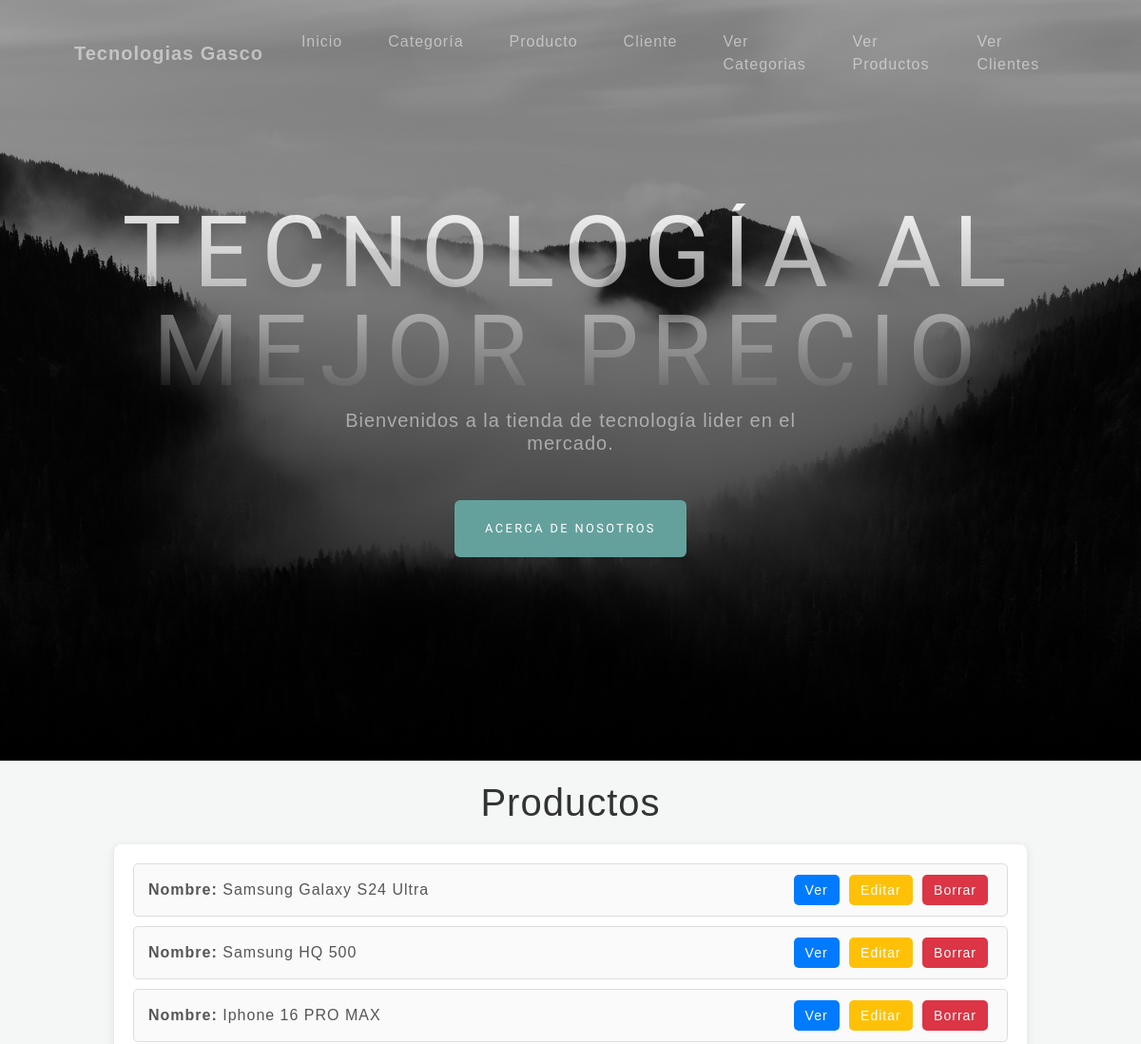
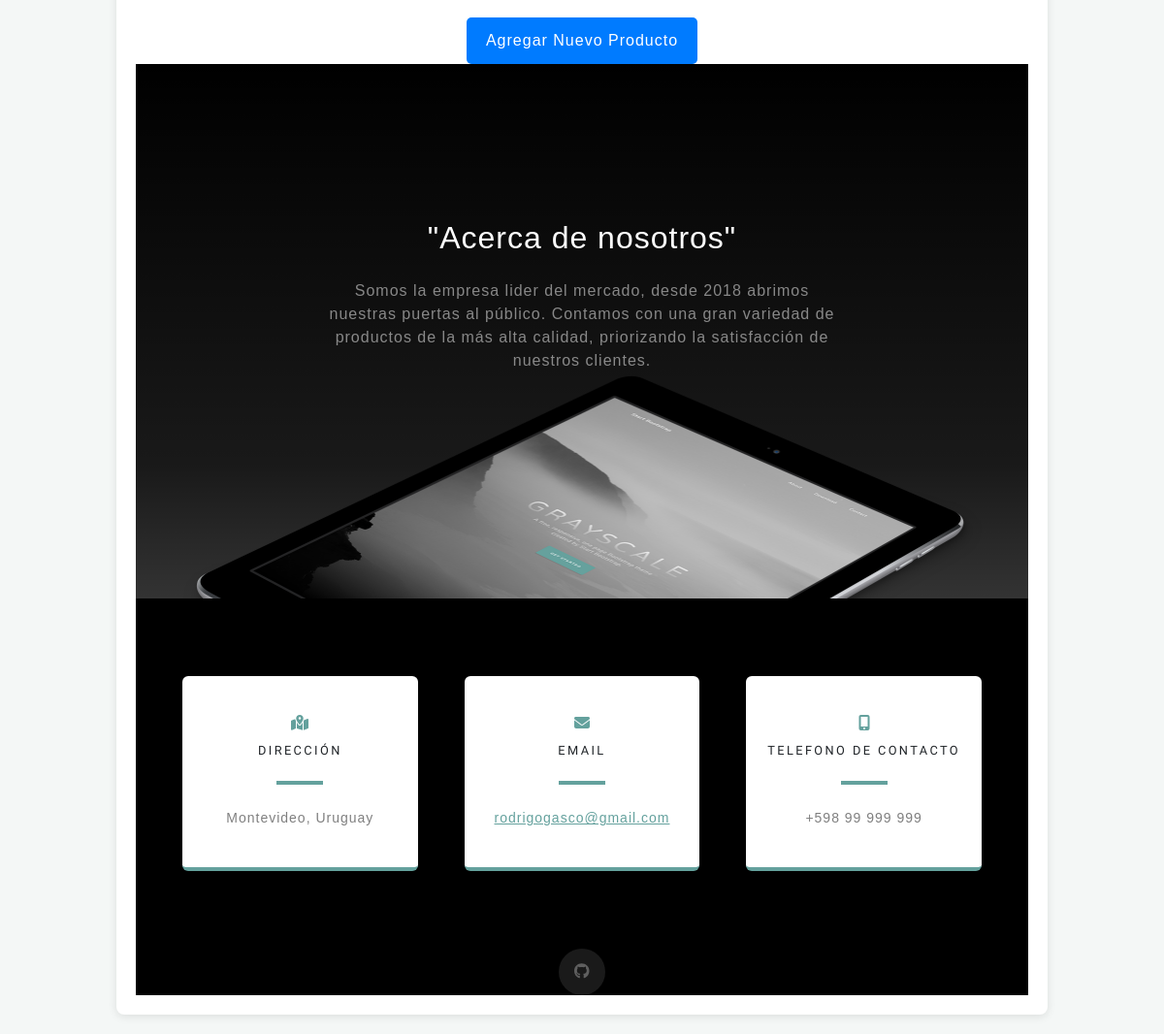
The app's page /producto/lista/ with its own data (2 pictures, top to bottom).
### AppGasco/models.py (models this page shows, shortened)
class Producto(models.Model):
    nombre_producto = models.CharField(max_length=200)
    descripcion_producto = models.CharField(max_length=500)
    precio = models.DecimalField(max_digits=10, decimal_places=2)
    stock = models.PositiveIntegerField() # Me permite saber cuantos productos tengo en stcok de cada uno
    categorias = models.CharField(max_length=30)

### AppGasco/views_clases.py (the view)
# urls.py: path('producto/lista/', views_clases.ProductoListView.as_view(), name='List_Producto'),
class ProductoListView(ListView):
    model = Producto  # Modelo con el que trabaja esta vista
    template_name = "appgasco/Vistas_Clase_Producto/producto_list.html"  # Plantilla para renderizar la lista

### AppGasco/templates/appgasco/Vistas_Clase_Producto/producto_list.html (shortened to what this page needs)
{% extends 'AppGasco/index.html' %}
{% load static %}
{% block main %}
<h1>Productos</h1>
<div class="product-list">
    {% if object_list %}
        <ul>
            {% for producto in object_list %}
                <li>
                    <p><strong>Nombre:</strong> {{ producto.nombre_producto }}</p>
                    <div class="actions">
                        <a href="{% url 'Detail_Producto' producto.pk %}" class="btn-view">Ver</a>
                        <a href="{% url 'Edit_Producto' producto.pk %}" class="btn-edit">Editar</a>
                        <a href="{% url 'Delete_Producto' producto.pk %}" class="btn-delete">Borrar</a>
                    </div>
                </li>
            {% endfor %}
        </ul>
    {% else %}
        <p class="empty-message">No hay productos disponibles.</p>
    {% endif %}
    <div class="actions-global">
        <a href="{% url 'New_Producto' %}" class="btn-new">Agregar Nuevo Producto</a>
    </div>
{% endblock main %}

### AppGasco/templates/appgasco/Vistas_Clase_Producto/producto_list.html (style rules this page uses)
body { font-family: Arial, sans-serif; background-color: #f4f7f6; margin: 0; padding: 0; }
h1 { color: #333; text-align: center; margin-top: 20px; }
.product-list { width: 80%; margin: 20px auto; padding: 20px; background-color: #fff; border-radius: 8px; box-shadow: 0 2px 10px rgba(0, 0, 0, 0.1); }
.product-list ul { list-style: none; padding: 0; }
.product-list li { display: flex; justify-content: space-between; align-items: center; background-color: #fafafa; border: 1px solid #ddd; margin-bottom: 10px; padding: 15px; border-radius: 5px; transition: background-color 0.3s ease; }
.product-list p { margin: 0; color: #555; }
.product-list .actions a { text-decoration: none; padding: 8px 12px; margin-right: 5px; border-radius: 5px; font-size: 14px; color: #fff; transition: background-color 0.3s ease; }
.product-list .actions .btn-view { background-color: #007bff; }
.product-list .actions .btn-edit { background-color: #ffc107; }
.product-list .actions .btn-delete { background-color: #dc3545; }
.actions-global { display: flex; justify-content: center; margin-top: 20px; }
.actions-global .btn-new { padding: 12px 20px; background-color: #007bff; color: #fff; text-decoration: none; border-radius: 5px; font-size: 16px; transition: background-color 0.3s ease; }

### records on screen
Producto: nombre_producto "Samsung Galaxy S24 Ultra"
Producto: nombre_producto "Samsung HQ 500"
Producto: nombre_producto "Iphone 16 PRO MAX"
